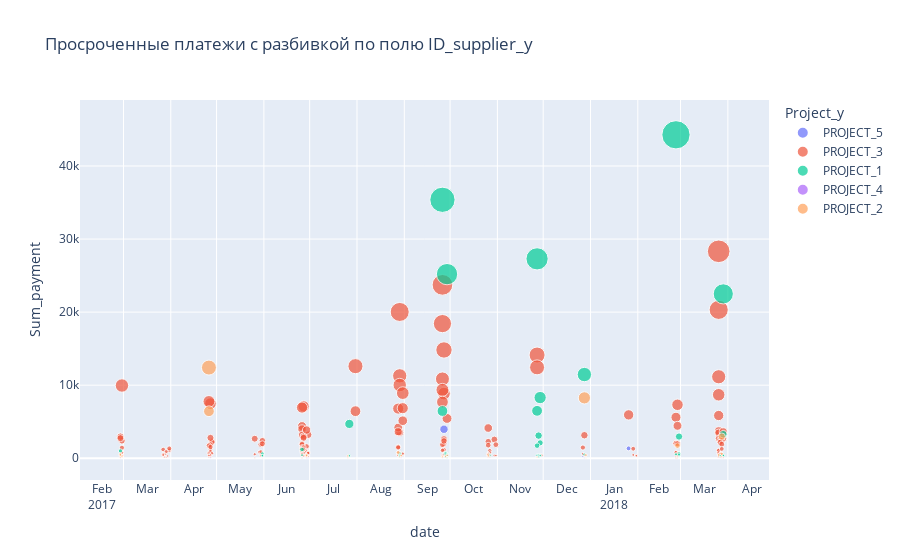

The code cell stored with this chart in its notebook:
### Code cell
# На графике можно увидеть все просрочки с соответствующими характеристиками
# 'Project_y','Bank','Register_number_y','ID_supplier_y','Period_year_y','Period_month_y','date'
fig = px.scatter(payments_not_in_time, x="date", y="Sum_payment",
                 color="Project_y",
                 size='Sum_payment',
                 hover_data={"date": "|%B %d, %Y","ID_supplier_y":True,"Register_number_y": True,"Bank":True},
                title="Просроченные платежи с разбивкой по полю ID_supplier_y")

fig.update_xaxes(
    dtick="M1",
    tickformat="%b\n%Y",
    ticklabelmode="period")
fig.show()

### Figure 1 — Plotly figure (JSON) as saved in the notebook; plotly's stock layout.template omitted (floating-point values rounded to 4 significant figures; data arrays with more than 128 entries replaced by an {"elided": "..."} marker saying what was removed)
{"data": [{"customdata": [["825582931", 425, "BANK_1"], ["975597531", 363, "BANK_14"], ["942118428841", 413, "BANK_2"], ["98413817431", 404, "BANK_3"], ["41234303331", 363, "BANK_3"], ["75103633831", 363, "BANK_3"], ["142124791441", 425, "BANK_3"], ["83434158331", 438, "BANK_3"], ["06761931", 389, "BANK_4"], ["906421531", 389, "BANK_4"], ["952112312541", 404, "BANK_4"], ["120526231", 363, "BANK_4"], ["52228307931", 363, "BANK_4"], ["2151396631", 389, "BANK_4"], ["31411449831", 404, "BANK_4"]], "hovertemplate": "Project_y=PROJECT_5<br>date=%{x|%B %d, %Y}<br>Sum_payment=%{marker.size}<br>ID_supplier_y=%{customdata[0]}<br>Register_number_y=%{customdata[1]}<br>Bank=%{customdata[2]}<extra></extra>", "legendgroup": "PROJECT_5", "marker": {"color": "#636efa", "size": [167.8, 3969.0, 1351.0, 471.1, 466.7, 263.1, 195.5, 110.1, 375.1, 292.4, 271.4, 259.5, 207.1, 161.1, 66.67], "sizemode": "area", "sizeref": 110.7, "symbol": "circle"}, "mode": "markers", "name": "PROJECT_5", "orientation": "v", "showlegend": true, "type": "scatter", "x": ["2018-02-27T00:00:00", "2017-09-27T00:00:00", "2018-01-26T00:00:00", "2017-12-27T00:00:00", "2017-09-28T00:00:00", "2017-09-28T00:00:00", "2018-02-27T00:00:00", "2018-03-28T00:00:00", "2017-11-27T00:00:00", "2017-11-27T00:00:00", "2017-12-27T00:00:00", "2017-09-27T00:00:00", "2017-09-28T00:00:00", "2017-11-28T00:00:00", "2017-12-28T00:00:00"], "xaxis": "x", "y": [167.8, 3969.0, 1351.0, 471.1, 466.7, 263.1, 195.5, 110.1, 375.1, 292.4, 271.4, 259.5, 207.1, 161.1, 66.67], "yaxis": "y"}, {"customdata": {"elided": "222x3 mixed values"}, "hovertemplate": "Project_y=PROJECT_3<br>date=%{x|%B %d, %Y}<br>Sum_payment=%{marker.size}<br>ID_supplier_y=%{customdata[0]}<br>Register_number_y=%{customdata[1]}<br>Bank=%{customdata[2]}<extra></extra>", "legendgroup": "PROJECT_3", "marker": {"color": "#EF553B", "size": {"elided": "222 float values"}, "sizemode": "area", "sizeref": 110.7, "symbol": "circle"}, "mode": "markers", "name": "PROJECT_3", "orientation": "v", "showlegend": true, "type": "scatter", "x": {"elided": "222 str values"}, "xaxis": "x", "y": {"elided": "222 float values"}, "yaxis": "y"}, {"customdata": {"elided": "56x3 mixed values"}, "hovertemplate": "Project_y=PROJECT_1<br>date=%{x|%B %d, %Y}<br>Sum_payment=%{marker.size}<br>ID_supplier_y=%{customdata[0]}<br>Register_number_y=%{customdata[1]}<br>Bank=%{customdata[2]}<extra></extra>", "legendgroup": "PROJECT_1", "marker": {"color": "#00cc96", "size": [3286.0, 27290.0, 25200.0, 22500.0, 11450.0, 8305.0, 2969.0, 2108.0, 564.7, 430.0, 350.1, 44270.0, 6490.0, 6466.0, 4700.0, 3099.0, 1722.0, 1201.0, 1000, 694.6, 672.0, 668.2, 666.1, 648.4, 550.5, 533.4, 521.1, 501.3, 497.8, 447.7, 443.4, 433.0, 432.5, 423.3, 400, 397.8, 394.4, 383.8, 380.5, 371.2, 356.5, 356.3, 349, 343.6, 341.3, 335.9, 335.1, 288.6, 279.9, 258.7, 205.3, 168, 139.4, 133.3, 76.63, 35370.0], "sizemode": "area", "sizeref": 110.7, "symbol": "circle"}, "mode": "markers", "name": "PROJECT_1", "orientation": "v", "showlegend": true, "type": "scatter", "x": ["2018-03-29T00:00:00", "2017-11-27T00:00:00", "2017-09-29T00:00:00", "2018-03-29T00:00:00", "2017-12-28T00:00:00", "2017-11-29T00:00:00", "2018-02-28T00:00:00", "2017-11-29T00:00:00", "2017-09-29T00:00:00", "2017-11-29T00:00:00", "2018-02-28T00:00:00", "2018-02-26T00:00:00", "2017-11-27T00:00:00", "2017-09-26T00:00:00", "2017-07-27T00:00:00", "2017-11-28T00:00:00", "2017-11-27T00:00:00", "2017-06-26T00:00:00", "2017-02-27T00:00:00", "2017-09-28T00:00:00", "2017-09-28T00:00:00", "2017-08-29T00:00:00", "2018-02-28T00:00:00", "2017-05-31T00:00:00", "2017-09-28T00:00:00", "2018-02-26T00:00:00", "2017-08-29T00:00:00", "2018-02-28T00:00:00", "2017-12-28T00:00:00", "2018-03-29T00:00:00", "2017-09-28T00:00:00", "2017-11-28T00:00:00", "2017-06-26T00:00:00", "2017-10-27T00:00:00", "2017-11-27T00:00:00", "2018-03-27T00:00:00", "2017-09-29T00:00:00", "2017-05-31T00:00:00", "2018-03-29T00:00:00", "2017-11-28T00:00:00", "2018-03-27T00:00:00", "2017-11-29T00:00:00", "2017-07-27T00:00:00", "2017-05-31T00:00:00", "2017-08-29T00:00:00", "2017-09-29T00:00:00", "2017-07-27T00:00:00", "2017-08-29T00:00:00", "2017-09-28T00:00:00", "2017-11-28T00:00:00", "2017-09-29T00:00:00", "2017-11-28T00:00:00", "2017-09-29T00:00:00", "2017-09-28T00:00:00", "2017-09-29T00:00:00", "2017-09-26T00:00:00"], "xaxis": "x", "y": [3286.0, 27290.0, 25200.0, 22500.0, 11450.0, 8305.0, 2969.0, 2108.0, 564.7, 430.0, 350.1, 44270.0, 6490.0, 6466.0, 4700.0, 3099.0, 1722.0, 1201.0, 1000, 694.6, 672.0, 668.2, 666.1, 648.4, 550.5, 533.4, 521.1, 501.3, 497.8, 447.7, 443.4, 433.0, 432.5, 423.3, 400, 397.8, 394.4, 383.8, 380.5, 371.2, 356.5, 356.3, 349, 343.6, 341.3, 335.9, 335.1, 288.6, 279.9, 258.7, 205.3, 168, 139.4, 133.3, 76.63, 35370.0], "yaxis": "y"}, {"customdata": [["568892531", 347, "BANK_2"], ["86225559631", 360, "BANK_3"], ["211654131", 291, "BANK_3"], ["854173931", 319, "BANK_3"], ["41957331", 319, "BANK_4"]], "hovertemplate": "Project_y=PROJECT_4<br>date=%{x|%B %d, %Y}<br>Sum_payment=%{marker.size}<br>ID_supplier_y=%{customdata[0]}<br>Register_number_y=%{customdata[1]}<br>Bank=%{customdata[2]}<extra></extra>", "legendgroup": "PROJECT_4", "marker": {"color": "#ab63fa", "size": [94.19, 110.4, 98.93, 68.97, 78.32], "sizemode": "area", "sizeref": 110.7, "symbol": "circle"}, "mode": "markers", "name": "PROJECT_4", "orientation": "v", "showlegend": true, "type": "scatter", "x": ["2017-08-30T00:00:00", "2017-09-26T00:00:00", "2017-04-27T00:00:00", "2017-06-30T00:00:00", "2017-06-29T00:00:00"], "xaxis": "x", "y": [94.19, 110.4, 98.93, 68.97, 78.32], "yaxis": "y"}, {"customdata": [["241418131", 294, "BANK_3"], ["514145531", 403, "BANK_3"], ["25141831", 294, "BANK_3"], ["41229573431", 348, "BANK_3"], ["71159485431", 348, "BANK_3"], ["9010052", 265, "BANK_3"], ["8101537131", 348, "BANK_3"], ["43110130031", 427, "BANK_3"], ["95249980631", 403, "BANK_3"], ["4311048631", 442, "BANK_4"], ["2324932831", 442, "BANK_4"], ["29108328631", 265, "BANK_4"], ["56172816931", 374, "BANK_4"], ["26202364231", 320, "BANK_4"], ["59403914531", 442, "BANK_4"], ["586319131", 265, "BANK_4"], ["82226259031", 403, "BANK_4"], ["78198668031", 320, "BANK_4"], ["8101538231", 374, "BANK_4"], ["55218968631", 333, "BANK_4"], ["8101537231", 265, "BANK_4"], ["82226259031", 361, "BANK_4"], ["71235928531", 361, "BANK_4"], ["20409668831", 442, "BANK_4"], ["8101538031", 387, "BANK_4"], ["50214880531", 387, "BANK_4"], ["96232474731", 361, "BANK_4"], ["35227323831", 361, "BANK_4"], ["263053231", 333, "BANK_4"], ["2620262931", 427, "BANK_4"], ["2213411231", 333, "BANK_4"], ["76163227331", 308, "BANK_4"], ["51201851731", 320, "BANK_4"], ["50214880531", 427, "BANK_6"], ["24238348531", 361, "BANK_8"], ["8101516931", 361, "BANK_8"]], "hovertemplate": "Project_y=PROJECT_2<br>date=%{x|%B %d, %Y}<br>Sum_payment=%{marker.size}<br>ID_supplier_y=%{customdata[0]}<br>Register_number_y=%{customdata[1]}<br>Bank=%{customdata[2]}<extra></extra>", "legendgroup": "PROJECT_2", "marker": {"color": "#FFA15A", "size": [12410.0, 8262.0, 6434.0, 778.5, 360.3, 212.6, 172.8, 89.99, 68.43, 2962.0, 605.5, 547.9, 480.1, 467.7, 458.1, 443.7, 431.6, 362.4, 323.4, 306.6, 296.4, 284.4, 227.3, 200.7, 186.6, 173.9, 165.8, 120.7, 79.44, 71.44, 43.12, 37.59, 33.57, 1734.0, 400, 264.8], "sizemode": "area", "sizeref": 110.7, "symbol": "circle"}, "mode": "markers", "name": "PROJECT_2", "orientation": "v", "showlegend": true, "type": "scatter", "x": ["2017-04-26T00:00:00", "2017-12-28T00:00:00", "2017-04-26T00:00:00", "2017-08-28T00:00:00", "2017-08-30T00:00:00", "2017-02-28T00:00:00", "2017-08-29T00:00:00", "2018-02-27T00:00:00", "2017-12-29T00:00:00", "2018-03-28T00:00:00", "2018-03-28T00:00:00", "2017-02-27T00:00:00", "2017-10-26T00:00:00", "2017-06-29T00:00:00", "2018-03-26T00:00:00", "2017-02-27T00:00:00", "2017-12-29T00:00:00", "2017-06-29T00:00:00", "2017-10-26T00:00:00", "2017-07-26T00:00:00", "2017-02-28T00:00:00", "2017-09-26T00:00:00", "2017-09-26T00:00:00", "2018-03-28T00:00:00", "2017-11-27T00:00:00", "2017-11-27T00:00:00", "2017-09-26T00:00:00", "2017-09-29T00:00:00", "2017-07-26T00:00:00", "2018-02-27T00:00:00", "2017-07-31T00:00:00", "2017-05-31T00:00:00", "2017-06-29T00:00:00", "2018-02-27T00:00:00", "2017-09-29T00:00:00", "2017-09-28T00:00:00"], "xaxis": "x", "y": [12410.0, 8262.0, 6434.0, 778.5, 360.3, 212.6, 172.8, 89.99, 68.43, 2962.0, 605.5, 547.9, 480.1, 467.7, 458.1, 443.7, 431.6, 362.4, 323.4, 306.6, 296.4, 284.4, 227.3, 200.7, 186.6, 173.9, 165.8, 120.7, 79.44, 71.44, 43.12, 37.59, 33.57, 1734.0, 400, 264.8], "yaxis": "y"}], "layout": {"legend": {"itemsizing": "constant", "title": {"text": "Project_y"}, "tracegroupgap": 0}, "title": {"text": "Просроченные платежи с разбивкой по полю ID_supplier_y"}, "xaxis": {"anchor": "y", "domain": [0, 1], "dtick": "M1", "tickformat": "%b\n%Y", "ticklabelmode": "period", "title": {"text": "date"}}, "yaxis": {"anchor": "x", "domain": [0, 1], "title": {"text": "Sum_payment"}}}}
